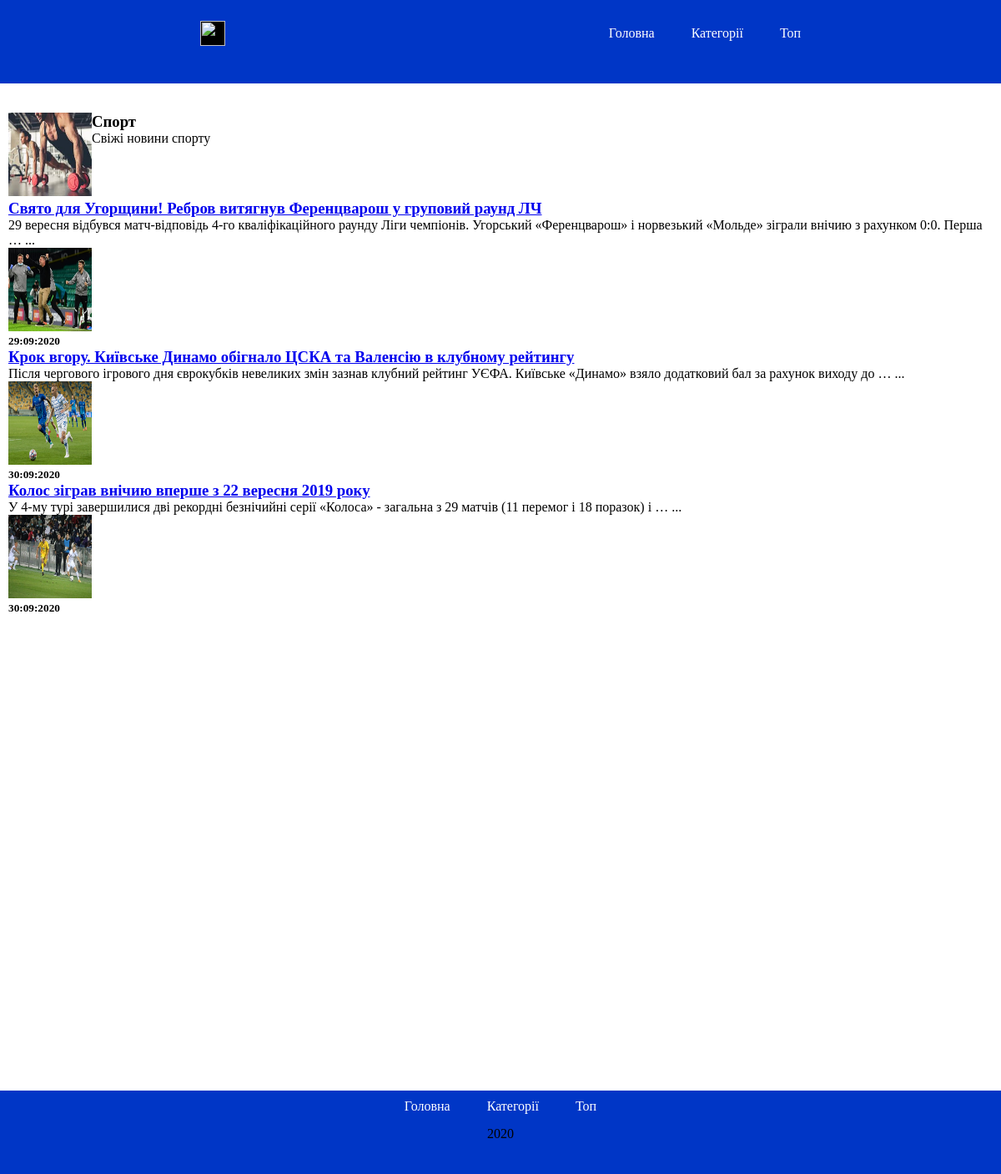
The app's page /category/4/ with its own data.
### mainApp/models.py (models this page shows, shortened)
class Category(models.Model):
    title=models.CharField(max_length=120,verbose_name="Назва категорії")
    slug=models.SlugField(unique=True)
    image = models.ImageField()
    text=models.TextField( verbose_name="Текст статі")

class Article(models.Model):
    title=models.CharField(max_length=120, verbose_name="Заголовок статі")
    text=models.TextField( verbose_name="Текст статі")
    image = models.ImageField()
    slug=models.SlugField()
    category=models.ForeignKey('Category', on_delete=models.CASCADE ,verbose_name="Категорія")
    mark=models.ForeignKey('Mark', on_delete=models.CASCADE, verbose_name="Мітка")
    views=models.IntegerField()
    date=models.DateTimeField()

### category/views.py (the view)
# urls.py: path(r'<int:category_id>/', views.category_detal , name='category_detal' ),
def category_detal(request,category_id):
    try:
        category= Category.objects.get(id=category_id)
    except:
        raise Http404("cta")
    try:
        article= Article.objects.all().filter(category=category_id)
    except:
        raise Http404("a")
    return render(request,'category/category.html',{'category':category,'article':article})

### category/templates/category/category.html (shortened to what this page needs)
{%extends "mainApp/wraper.html"%}
{%block content%}
<div class="conteiner">
<div class="category">
    <div class="inner">
        <div class="">
        <img class="img" src="{{category.image.url}}" alt="">
    </div>
    <div class="">
    <h3>{{category.title}}</h3>
    <p>{{category.text}}</p>
        </div>
    </div>
</div>
{%for post in article%}
        <a href="{% url 'articl:index' post.id %}"><h3>{{post.title}}</h3></a>
        <p>
            {{post.text|truncatewords:20 |capfirst}}
            ...
        </p>
        <img class="img" src="{{post.image.url}}" alt="">
        <h5>{{post.date|date:"d:m:Y"}}</h5>
        {%endfor%}
    </div>
{%endblock%}

### mainApp/static/mainApp/css/Style.css (style rules this page uses)
* { box-sizing: border-box; margin: 0; padding: 0; }
.conteiner { max-width: 1200px; margin: 0 auto; padding: 10px; }
.img { width: 100px; height: 100px; }
.category { margin-top: 25px; display: flex; }
.inner { width: 25%; display: flex; }

### records on screen
Category: image (picture), title "Спорт", text "Свіжі новини спорту"
Article: title "Свято для Угорщини! Ребров витягнув Ференцварош у груповий раунд ЛЧ", text "29 вересня відбувся матч-відповідь 4-го кваліфікаційного раунду Ліги чемпіонів. Угорський «Ференцварош» і норвезький «Мольде» зіграли внічию з рахунком 0:0. Перша …", image (picture), date "29:09:2020"
Article: title "Крок вгору. Київське Динамо обігнало ЦСКА та Валенсію в клубному рейтингу", text "Після чергового ігрового дня єврокубків невеликих змін зазнав клубний рейтинг УЄФА. Київське «Динамо» взяло додатковий бал за рахунок виходу до …", image (picture), date "30:09:2020"
Article: title "Колос зіграв внічию вперше з 22 вересня 2019 року", text "У 4-му турі завершилися дві рекордні безнічийні серії «Колоса» - загальна з 29 матчів (11 перемог і 18 поразок) і …", image (picture), date "30:09:2020"
